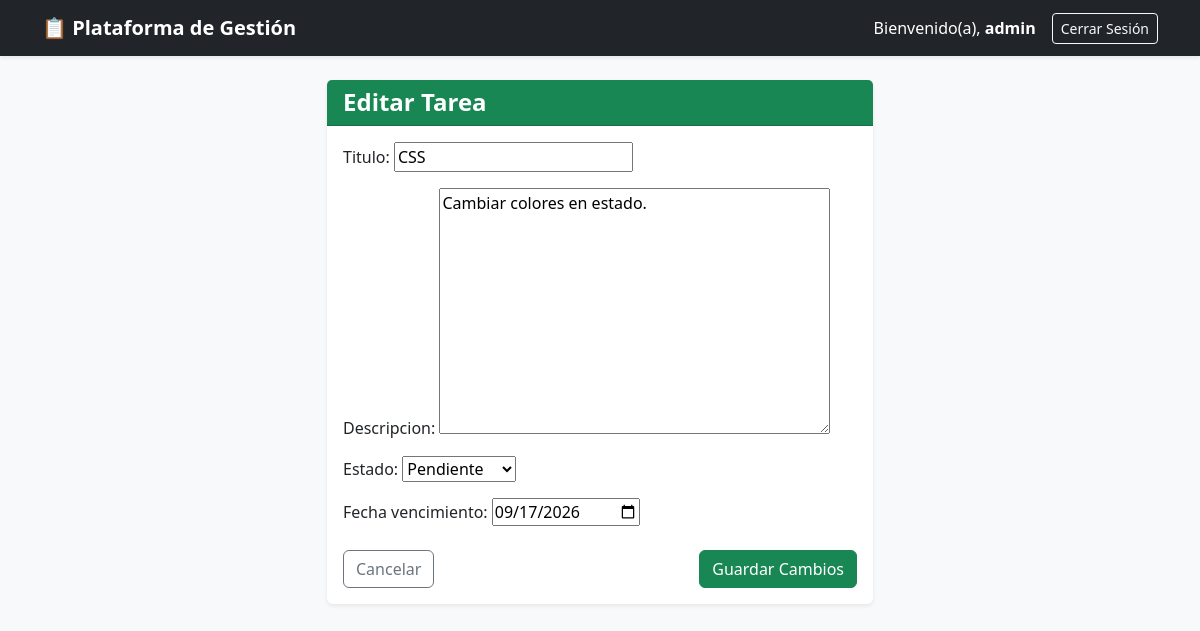
The page /tarea/5/editar/ (signed in) on the database as committed earlier.
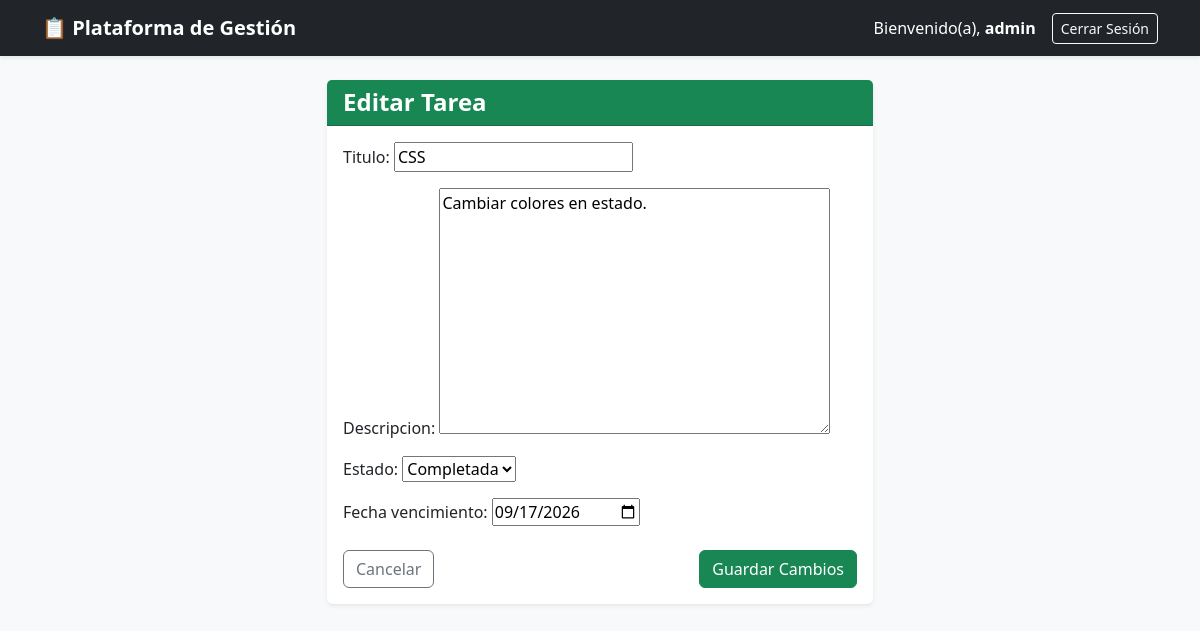
The same page on the database as committed later.
### aplicacion_gestion/models.py (models this page shows, shortened)
class Tarea(models.Model):
    ESTADOS = [
        ('PENDIENTE', 'Pendiente'),
        ('EN_PROCESO', 'En Proceso'),
        ('COMPLETADA', 'Completada'),
    ]
    proyecto = models.ForeignKey(Proyecto, on_delete=models.CASCADE, related_name='tareas')
    titulo = models.CharField(max_length=200)
    descripcion = models.TextField(blank=True)
    estado = models.CharField(max_length=20, choices=ESTADOS, default='PENDIENTE')
    fecha_creacion = models.DateField(auto_now_add=True)  # <-- Agrega esta línea
    fecha_vencimiento = models.DateField(null=True, blank=True)

### aplicacion_gestion/views.py (the view)
# urls.py: path('tarea/<int:pk>/editar/', TareaUpdateView.as_view(), name='editar_tarea'),  # <-- Nueva ruta
class TareaUpdateView(LoginRequiredMixin, UpdateView):
    model = Tarea
    form_class = TareaForm
    template_name = 'aplicacion_gestion/tarea_form.html'
    success_url = reverse_lazy('home')
    def get_queryset(self):
        return Tarea.objects.filter(proyecto__usuario=self.request.user)

### aplicacion_gestion/forms.py
class TareaForm(forms.ModelForm):
    class Meta:
        model = Tarea
        fields = ['titulo', 'descripcion', 'estado', 'fecha_vencimiento']
        widgets = {
            'fecha_vencimiento': forms.DateInput(attrs={'type': 'date'}),
        }

### aplicacion_gestion/templates/aplicacion_gestion/tarea_form.html (shortened to what this page needs)
{% extends 'aplicacion_gestion/base.html' %}
{% block content %}
<div class="row justify-content-center">
    <div class="col-md-6">
        <div class="card shadow-sm border-0">
            <div class="card-header bg-success text-white">
                <h4 class="m-0 fw-bold">
                    {% if object %}Editar Tarea{% else %}Crear Nueva Tarea{% endif %}
                </h4>
            </div>
            <div class="card-body">
                <form method="post">
                    <div class="mb-3">
                        {{ form.as_p }}
                    </div>
                    <div class="d-flex justify-content-between mt-4">
                        <a href="{% url 'home' %}" class="btn btn-outline-secondary">Cancelar</a>
                        <button type="submit" class="btn btn-success">Guardar Cambios</button>
                    </div>
                </form>
            </div>
        </div>
    </div>
</div>
{% endblock %}

Rows that differ between the two databases and show on the page:
changed Tarea "CSS": estado "Pendiente" → "Completada"
